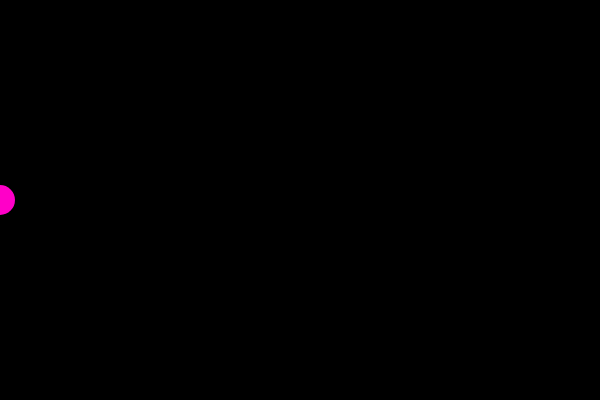
Frame 1 (no input)
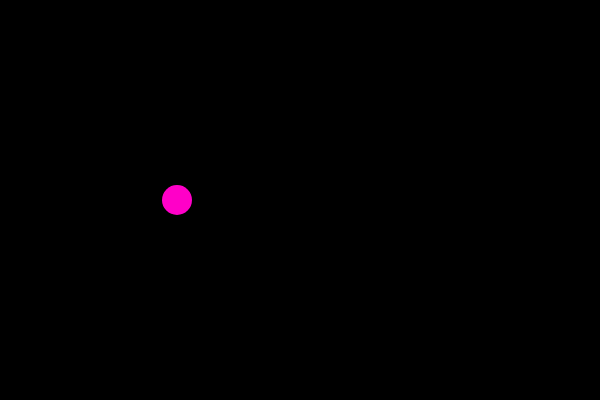
Frame 60 (no input)
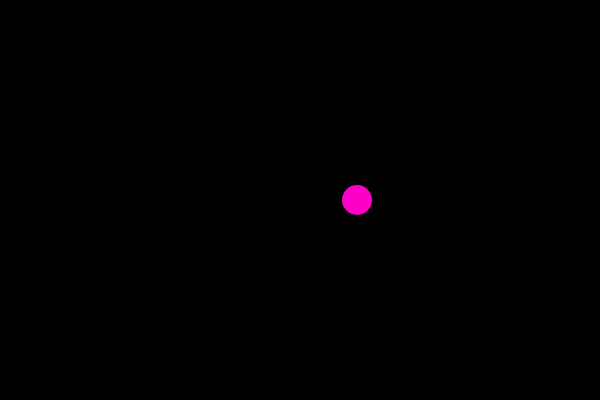
Frame 120 (the mouse pressed at the canvas centre since frame 60)

The p5.js sketch that drew these frames (run headless with seeded random() and noise() and a simulated clock; from frame 60 on, the mouse is pressed at the canvas centre):

// p5.js sketch
// ── sketch.js
var x = 0;
var speed = 3;

function setup() {
    createCanvas(600,400);
}

function draw() {
    background(0);
    noStroke();
    fill(255,0,200);
    ellipse(x,200,30,30);

    if(x > width){
      speed = -3;
    }else if(x < 0) {
      speed = 3;
    }

    x = x+speed;
}
